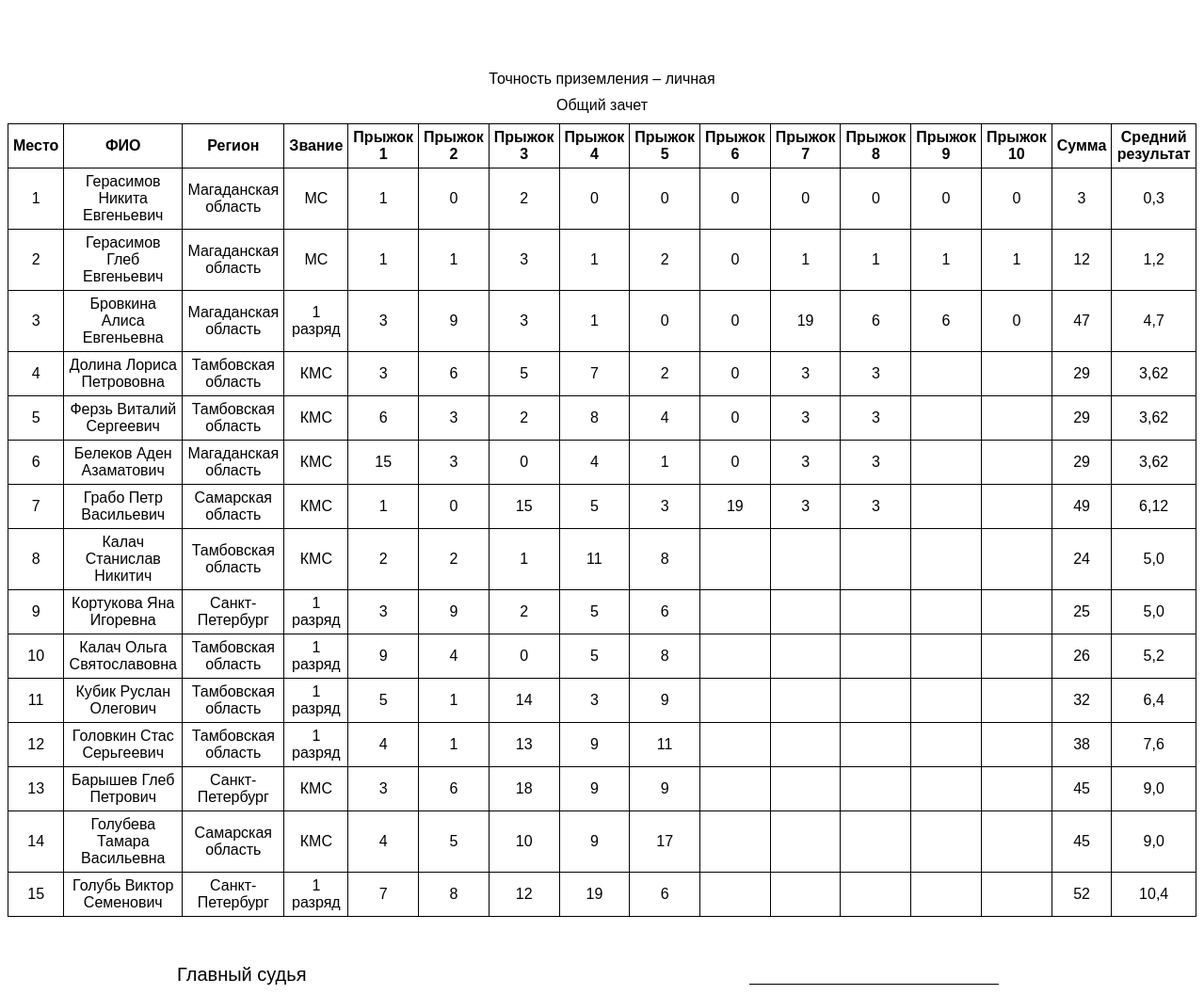
/grasshopper/athletes/print/, run on the app's committed database.
### grasshopper/models.py (models this page shows, shortened)
class Athlet(models.Model):
    class Gender(models.TextChoices):
        MAN = 'MN', 'Мужчина'
        WOMAN = 'WN', 'Женщина'
    class Rank(models.TextChoices):
        FIRST = 'FR', '1 разряд'
        KMS = 'KM', 'КМС'
        MS = 'MS', 'МС'
        MSMK = 'MK', 'МСМК'
    user = models.ForeignKey(User, on_delete=models.CASCADE, related_name='athletes')
    name = models.CharField('ФИО спортсмена', max_length=250)
    gender = models.CharField(max_length=2,
                              choices=Gender.choices, verbose_name="Пол")
    rank = models.CharField(max_length=2,
                              choices=Rank.choices,
                              default=Rank.FIRST,
                            verbose_name="Разряд")
    date_birthday = models.DateField('Дата рождения спортсмена', null=False)
    team = models.CharField('Название команды', max_length=250)
    region = models.CharField('Регион', max_length=250)
    publish = models.DateTimeField(default=timezone.now)
    results = models.TextField(blank=True, null=True)  # Поле для хранения результатов
    average_result = models.FloatField(null=True, blank=True)
    total_result = models.IntegerField(null=True, blank=True)  # Новое поле для суммы результатов
    objects = models.Manager()
    class Meta:
        ordering = ['-publish']
        indexes = [
            models.Index(fields=['-publish']),
        ]

### grasshopper/views.py (the view)
# urls.py: path('athletes/print/', views.print_protocol, name='print_protocol'),
def print_protocol(request):
    protocol_type = request.GET.get('protocol_type')
    results_type = request.GET.get("type", "all")
    athletes_queryset = Athlet.objects.all()
    template = 'grasshopper/athlet/printable_athlete_list.html'
    protocol_labels = {
        'male': 'Мужчины',
        'female': 'Женщины',
        'junior_male': 'Юниоры',
        'junior_female': 'Юниорки',
        'team': 'команды',  # You can add more mappings if needed
    }
    if protocol_type == 'male':
        athletes_queryset = athletes_queryset.filter(gender='MN')
    elif protocol_type == 'female':
        athletes_queryset = athletes_queryset.filter(gender='WN')
    elif protocol_type == 'junior_male':
        athletes_queryset = athletes_queryset.filter(
            gender='MN', date_birthday__gte=timezone.now() - timedelta(days=24 * 365)
        )
    elif protocol_type == 'junior_female':
        athletes_queryset = athletes_queryset.filter(
            gender='WN', date_birthday__gte=timezone.now() - timedelta(days=24 * 365)
        )
    elif protocol_type == 'team':
        template = 'grasshopper/athlet/print_team_list.html'
    protocol_label = protocol_labels.get(protocol_type, 'Общий зачет')
    athletes = list(athletes_queryset)
    for athlete in athletes:
        athlete.decoded_results = json.loads(athlete.results) if athlete.results else []
        athlete.result_count = len(athlete.decoded_results)
    if protocol_type == 'team':
        min_result_count = min((athlete.result_count for athlete in athletes), default=0)
        max_jumps_range = range(min_result_count)
        for athlete in athletes:
            athlete.padded_results = athlete.decoded_results[:min_result_count]
            athlete.total_result = sum(athlete.padded_results)
    else:
        max_jumps = max((athlete.result_count for athlete in athletes), default=5)
        for athlete in athletes:
            athlete.padded_results = athlete.decoded_results + [''] * (max_jumps - athlete.result_count)
            athlete.total_result = sum(athlete.decoded_results)  # Full sum for non-team protocols
        max_jumps_range = range(max_jumps)
    athletes.sort(key=lambda x: (-x.result_count, x.total_result))
    if results_type == "semifinal":
        athletes = athletes[:len(athletes) // 2]
    elif results_type == "final":
        athletes = athletes[:len(athletes) // 4]
    if protocol_type == 'team':
        teams = {}
        for athlete in athletes:
            team_name = athlete.team
            if team_name not in teams:
                teams[team_name] = {
                    'team': team_name,
                    'athletes': [],
                    'total_result': 0
                }
            teams[team_name]['athletes'].append(athlete)
            teams[team_name]['total_result'] += athlete.total_result  # Sum only displayed results
        sorted_teams = sorted(teams.values(), key=lambda x: x['total_result'])
        for rank, team in enumerate(sorted_teams, start=1):
            team['rank'] = rank
        return render(request, template, {
            'teams': sorted_teams,
            'max_jumps_range': max_jumps_range,
        })
    else:
        return render(request, template, {
            'athletes': athletes,
            'max_jumps_range': max_jumps_range,
            'protocol_type': protocol_label,
        })

### grasshopper/templates/grasshopper/athlet/printable_athlete_list.html (shortened to what this page needs)
<!DOCTYPE html>
<html lang="ru">
<head>
</head>
<body>
    <div class="centered-text">
        <h1 id="username-display" contenteditable="true">{{ request.user.username }}</h1>
        <p>Точность приземления – личная</p>
        <p>{{ protocol_type }}</p>
    </div>
    <table>
        <tr>
            <th>Место</th>
            <th>ФИО</th>
            <th>Регион</th>
            <th>Звание</th>
            {% for i in max_jumps_range %}
                <th>Прыжок {{ i|add:1 }}</th>
            {% endfor %}
            <th>Сумма</th>
            <th>Средний результат</th>
        </tr>
        {% for athlete in athletes %}
        <tr>
            <td>{{ forloop.counter }}</td>
            <td>{{ athlete.name }}</td>
            <td>{{ athlete.region }}</td>
            <td>{{ athlete.get_rank_display }}</td>
            {% for jump in athlete.decoded_results %}
                <td>{{ jump }}</td>
            {% endfor %}
            {% for _ in max_jumps_range %}
                {% if forloop.counter0 >= athlete.decoded_results|length %}
                    <td></td>
                {% endif %}
            {% endfor %}
            <td>{{ athlete.total_result }}</td>
            <td>{{ athlete.average_result }}</td>
        </tr>
        {% endfor %}
    </table>
    <p class="judge">
        <span class="judge-title">Главный судья</span>
        <span class="judge-line" contenteditable="true"></span>
    </p>
</body>
</html>

### grasshopper/templates/grasshopper/athlet/printable_athlete_list.html (style rules this page uses)
body { font-family: Arial, sans-serif; }
table { width: 100%; border-collapse: collapse; }
th, td { border: 1px solid black; padding: 5px; text-align: center; }
.judge { margin-top: 30px; }
.judge { display: flex; justify-content: space-between; align-items: center; }
.judge-title { text-align: left; font-size: 20px; margin: 20px 170px 0 170px; }
.judge-line { border-bottom: 1px solid #000; text-align: center; flex-grow: 1; margin: 20px 200px 0 300px; font-size: 17px; }
.centered-text { text-align: center; margin-bottom: 10px; }
#username-display[contenteditable="true"] { padding: 0 5px; display: inline-block; cursor: text; font-weight: normal; margin: 10px; }
p { margin: 10px; }

### data on the page
Athlet: name "Герасимов Никита Евгеньевич", region "Магаданская область", rank "МС", decoded_results "1" "0" "2" "0" "0" "0" "0" "0" "0" "0", total_result "3", average_result "0,3"
Athlet: name "Герасимов Глеб Евгеньевич", region "Магаданская область", rank "МС", decoded_results "1" "1" "3" "1" "2" "0" "1" "1" "1" "1", total_result "12", average_result "1,2"
Athlet: name "Бровкина Алиса Евгеньевна", region "Магаданская область", rank "1 разряд", decoded_results "3" "9" "3" "1" "0" "0" "19" "6" "6" "0", total_result "47", average_result "4,7"
Athlet: name "Долина Лориса Петрововна", region "Тамбовская область", rank "КМС", decoded_results "3" "6" "5" "7" "2" "0" "3" "3", total_result "29", average_result "3,62"
Athlet: name "Ферзь Виталий Сергеевич", region "Тамбовская область", rank "КМС", decoded_results "6" "3" "2" "8" "4" "0" "3" "3", total_result "29", average_result "3,62"
Athlet: name "Белеков Аден Азаматович", region "Магаданская область", rank "КМС", decoded_results "15" "3" "0" "4" "1" "0" "3" "3", total_result "29", average_result "3,62"
Athlet: name "Грабо Петр Васильевич", region "Самарская область", rank "КМС", decoded_results "1" "0" "15" "5" "3" "19" "3" "3", total_result "49", average_result "6,12"
Athlet: name "Калач Станислав Никитич", region "Тамбовская область", rank "КМС", decoded_results "2" "2" "1" "11" "8", total_result "24", average_result "5,0"
Athlet: name "Кортукова Яна Игоревна", region "Санкт-Петербург", rank "1 разряд", decoded_results "3" "9" "2" "5" "6", total_result "25", average_result "5,0"
Athlet: name "Калач Ольга Святославовна", region "Тамбовская область", rank "1 разряд", decoded_results "9" "4" "0" "5" "8", total_result "26", average_result "5,2"
Athlet: name "Кубик Руслан Олегович", region "Тамбовская область", rank "1 разряд", decoded_results "5" "1" "14" "3" "9", total_result "32", average_result "6,4"
Athlet: name "Головкин Стас Серьгеевич", region "Тамбовская область", rank "1 разряд", decoded_results "4" "1" "13" "9" "11", total_result "38", average_result "7,6"
Athlet: name "Барышев Глеб Петрович", region "Санкт-Петербург", rank "КМС", decoded_results "3" "6" "18" "9" "9", total_result "45", average_result "9,0"
Athlet: name "Голубева Тамара Васильевна", region "Самарская область", rank "КМС", decoded_results "4" "5" "10" "9" "17", total_result "45", average_result "9,0"
Athlet: name "Голубь Виктор Семенович", region "Санкт-Петербург", rank "1 разряд", decoded_results "7" "8" "12" "19" "6", total_result "52", average_result "10,4"

### other printed values
{{ protocol_type }} "Общий зачет"
{{ i|add:1 }} "1" "2" "3" "4" "5" "6" "7" "8" "9" "10"
